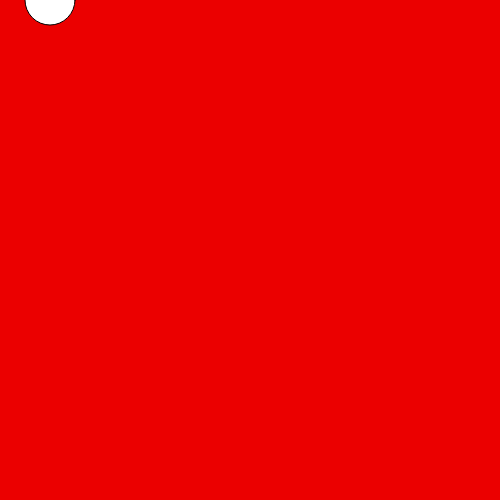
Frame 1 (no input)
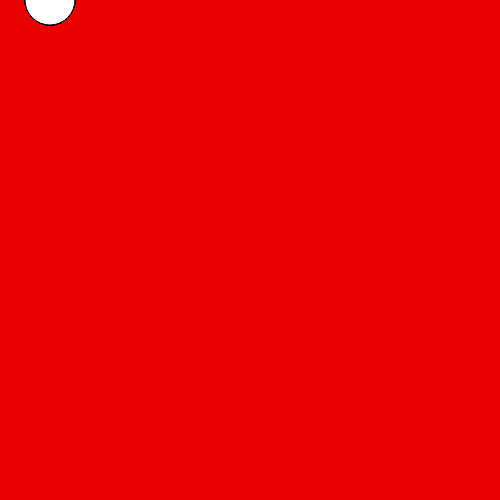
Frame 60 (no input)
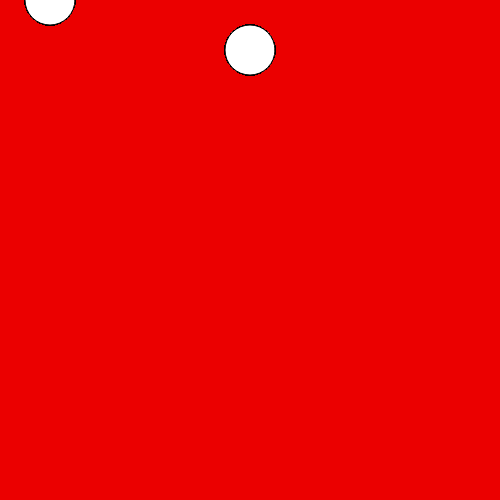
Frame 120 (the mouse pressed at the canvas centre since frame 60)

The p5.js sketch that drew these frames (run headless with seeded random() and noise() and a simulated clock; from frame 60 on, the mouse is pressed at the canvas centre):

// p5.js sketch
// ── sketch.js
function setup() {
  createCanvas(500,500)
  background(235, 0, 0)
}

function draw() {
  if (mouseY < 250) {
    ellipse(50, mouseY, 50, 50);
  }
  else {
    ellipse(mouseX, 50, 50, 50);
  }
  
  console.log(mouseY)
}
